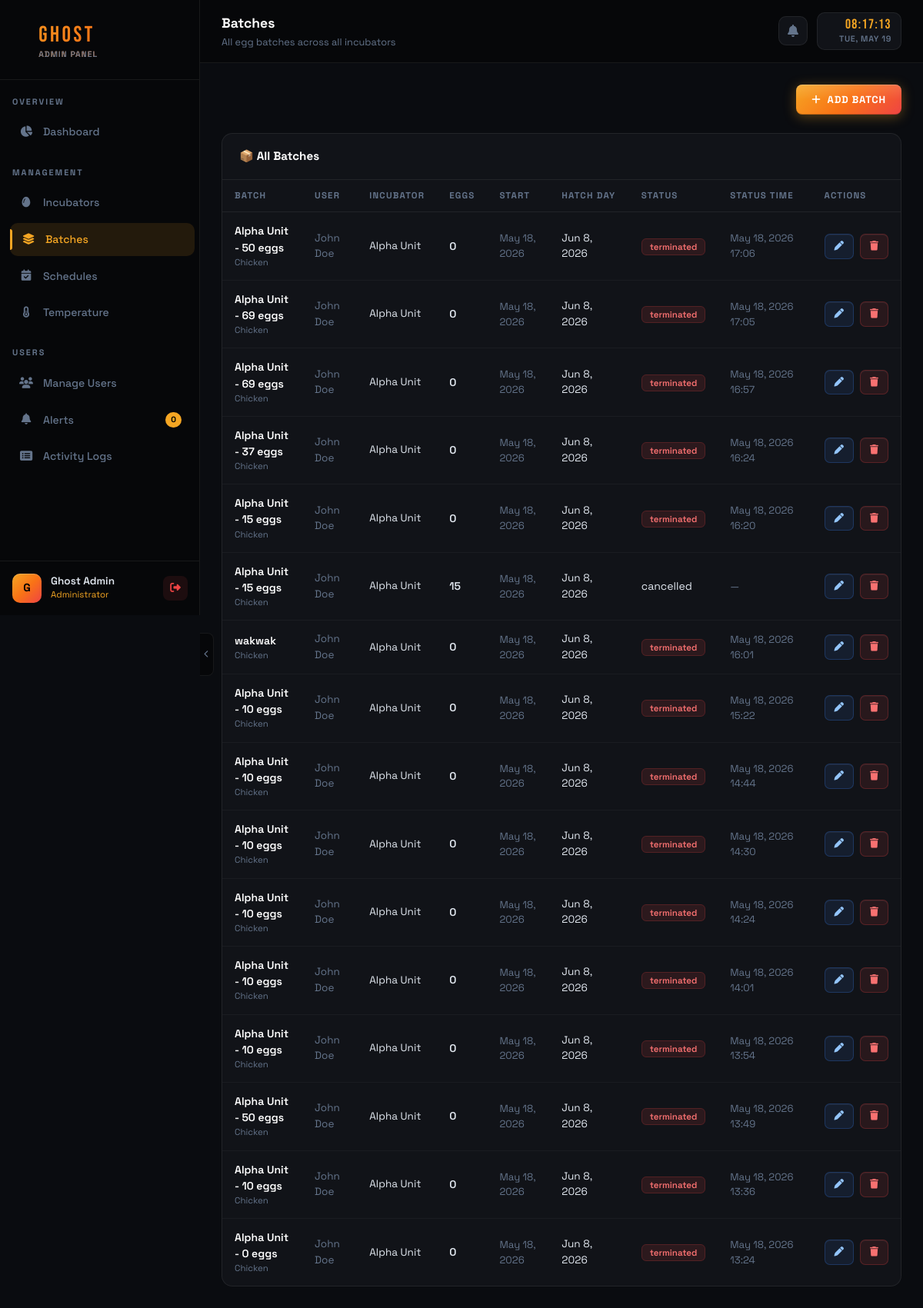
/admin/batches.php (signed in), run on the app's committed database.
### tables this page shows
CREATE TABLE `batches` (
  `id` int(11) NOT NULL,
  `incubator_id` int(11) NOT NULL,
  `user_id` int(11) NOT NULL,
  `batch_name` varchar(100) NOT NULL,
  `egg_type` varchar(100) DEFAULT 'Chicken',
  `egg_count` int(11) DEFAULT 0,
  `start_date` date NOT NULL,
  `expected_hatch_date` date NOT NULL,
  `status` enum('scheduled','incubating','completed','terminated','hatched','failed','cancelled') DEFAULT 'incubating',
  `notes` text DEFAULT NULL,
  `created_at` timestamp NOT NULL DEFAULT current_timestamp(),
  `completed_at` datetime DEFAULT NULL,
  `terminated_at` datetime DEFAULT NULL
);

CREATE TABLE `users` (
  `id` int(11) NOT NULL,
  `full_name` varchar(100) NOT NULL,
  `email` varchar(150) NOT NULL,
  `password` varchar(255) NOT NULL,
  `profile_pic` varchar(255) DEFAULT NULL,
  `phone` varchar(20) DEFAULT NULL,
  `status` enum('active','inactive','suspended') DEFAULT 'active',
  `created_at` timestamp NOT NULL DEFAULT current_timestamp(),
  `updated_at` timestamp NOT NULL DEFAULT current_timestamp() ON UPDATE current_timestamp()
);

CREATE TABLE `incubators` (
  `id` int(11) NOT NULL,
  `name` varchar(100) NOT NULL,
  `model` varchar(100) DEFAULT NULL,
  `capacity` int(11) DEFAULT 0,
  `location` varchar(255) DEFAULT NULL,
  `status` enum('active','idle','maintenance','error') DEFAULT 'idle',
  `owner_id` int(11) DEFAULT NULL,
  `created_at` timestamp NOT NULL DEFAULT current_timestamp(),
  `updated_at` timestamp NOT NULL DEFAULT current_timestamp() ON UPDATE current_timestamp()
);

### includes/config.php (called while the page is built, shortened)
<?php
function getDB() {
    static $pdo = null;
    if ($pdo === null) {
        try {
            $pdo = new PDO(
                "mysql:host=" . DB_HOST . ";dbname=" . DB_NAME . ";charset=utf8",
                DB_USER,
                DB_PASS,
                array(
                    PDO::ATTR_ERRMODE            => PDO::ERRMODE_EXCEPTION,
                    PDO::ATTR_DEFAULT_FETCH_MODE => PDO::FETCH_ASSOC,
                    PDO::ATTR_EMULATE_PREPARES   => false
                )
            );
        } catch (PDOException $e) {
            die(json_encode(array('success' => false, 'message' => 'Database connection failed: ' . $e->getMessage())));
        }
    }
    return $pdo;
}
function getCurrentAdmin() {
    $pdo  = getDB();
    $stmt = $pdo->prepare("SELECT * FROM admins WHERE id = ?");
    $stmt->execute(array($_SESSION['admin_id']));
    return $stmt->fetch();
}

### admin/batches.php (the view, shortened to what this page needs)
<?php
$pageTitle = 'Batches';
$pageSubtitle = 'All egg batches across all incubators';
$activePage = 'batches';
require_once 'header.php';
$pdo = getDB();
$batches = $pdo->query("SELECT b.*, i.name as incubator_name, u.full_name as user_name FROM batches b JOIN incubators i ON b.incubator_id=i.id JOIN users u ON b.user_id=u.id ORDER BY b.created_at DESC")->fetchAll();
?>
<div class="d-flex justify-content-end mb-4">
  <button class="btn-ghost" data-bs-toggle="modal" data-bs-target="#addBatchModal"><i class="fas fa-plus me-2"></i>Add Batch</button>
</div>
<div class="ghost-panel">
  <div class="ghost-panel-header"><span class="ghost-panel-title">📦 All Batches</span></div>
  <div class="ghost-panel-body p-0">
    <table class="ghost-table">
      <thead><tr><th>Batch</th><th>User</th><th>Incubator</th><th>Eggs</th><th>Start</th><th>Hatch Day</th><th>Status</th><th>Status Time</th><th>Actions</th></tr></thead>
      <tbody>
      <?php foreach($batches as $b): $days=max(0,round((strtotime($b['expected_hatch_date'])-time())/86400));
        $statusTime = null;
        if ($b['status'] === 'terminated') { $statusTime = $b['terminated_at'] ?? null; }
      ?>
        <tr>
          <td><div style="font-weight:600;color:white;"><?= htmlspecialchars($b['batch_name']) ?></div><div style="font-size:.72rem;color:var(--ghost-muted);"><?= $b['egg_type'] ?></div></td>
          <td style="font-size:.85rem;color:var(--ghost-muted);"><?= htmlspecialchars($b['user_name']) ?></td>
          <td style="font-size:.85rem;"><?= htmlspecialchars($b['incubator_name']) ?></td>
          <td style="font-weight:600;"><?= $b['egg_count'] ?></td>
          <td style="font-size:.82rem;color:var(--ghost-muted);"><?= date('M j, Y',strtotime($b['start_date'])) ?></td>
          <td><div style="font-size:.85rem;"><?= date('M j, Y',strtotime($b['expected_hatch_date'])) ?></div></td>
          <td><span class="badge-<?= $b['status'] ?>"><?= $b['status'] ?></span></td>
          <td style="font-size:.82rem;color:var(--ghost-muted);">
            <?= $statusTime ? date('M j, Y H:i', strtotime($statusTime)) : '—' ?>
          </td>
          <td><div class="d-flex gap-2">
            <button class="btn-edit-ghost" onclick="editBatch(<?= htmlspecialchars(json_encode($b)) ?>)"><i class="fas fa-pen"></i></button>
            <button class="btn-danger-ghost" onclick="deleteBatch(<?= $b['id'] ?>)"><i class="fas fa-trash"></i></button>
          </div></td>
        </tr>
      <?php endforeach; ?>
      </tbody>
    </table>
  </div>
</div>
<?php require_once 'footer.php'; ?>

### admin/header.php (shortened to what this page needs)
<?php require_once '../includes/config.php'; requireAdmin(); $admin = getCurrentAdmin(); ?>
<!DOCTYPE html>
<html lang="en">
<head>
<link href="https://cdnjs.cloudflare.com/ajax/libs/bootstrap/5.3.2/css/bootstrap.min.css" rel="stylesheet">
<link href="https://cdnjs.cloudflare.com/ajax/libs/font-awesome/6.5.0/css/all.min.css" rel="stylesheet">
<link href="https://cdnjs.cloudflare.com/ajax/libs/Chart.js/4.4.1/chart.min.css" rel="stylesheet">
</head>
<body>
<div id="sidebarPull" onclick="toggleSidebarCollapse()" title="Toggle sidebar">
  <i class="fas fa-chevron-left"></i>
</div>
<nav id="sidebar">
  <div class="sidebar-inner">
  <div class="sidebar-brand">
    <i class="fas fa-egg" style="font-size:1.4rem;opacity:0.8;"></i>
    <div>
      GHOST
      <span class="sidebar-brand-sub">Admin Panel</span>
    </div>
  </div>
  <div class="sidebar-section">Overview</div>
  <div class="nav-item"><a href="dashboard.php" class="nav-link-ghost <?= ($activePage??'')=='dashboard'?'active':'' ?>"><span class="nav-icon"><i class="fas fa-chart-pie"></i></span> Dashboard</a></div>
  <div class="sidebar-section">Management</div>
  <div class="nav-item"><a href="incubators.php" class="nav-link-ghost <?= ($activePage??'')=='incubators'?'active':'' ?>"><span class="nav-icon"><i class="fas fa-egg"></i></span> Incubators</a></div>
  <div class="nav-item"><a href="batches.php" class="nav-link-ghost <?= ($activePage??'')=='batches'?'active':'' ?>"><span class="nav-icon"><i class="fas fa-layer-group"></i></span> Batches</a></div>
  <div class="nav-item"><a href="schedules.php" class="nav-link-ghost <?= ($activePage??'')=='schedules'?'active':'' ?>"><span class="nav-icon"><i class="fas fa-calendar-check"></i></span> Schedules</a></div>
  <div class="nav-item"><a href="temperature.php" class="nav-link-ghost <?= ($activePage??'')=='temperature'?'active':'' ?>"><span class="nav-icon"><i class="fas fa-thermometer-half"></i></span> Temperature</a></div>
  <div class="sidebar-section">Users</div>
  <div class="nav-item"><a href="users.php" class="nav-link-ghost <?= ($activePage??'')=='users'?'active':'' ?>"><span class="nav-icon"><i class="fas fa-users"></i></span> Manage Users</a></div>
  <div class="nav-item"><a href="alerts.php" class="nav-link-ghost <?= ($activePage??'')=='alerts'?'active':'' ?>"><span class="nav-icon"><i class="fas fa-bell"></i></span> Alerts <span class="badge-count" id="alertCount">0</span></a></div>
  <div class="nav-item"><a href="logs.php" class="nav-link-ghost <?= ($activePage??'')=='logs'?'active':'' ?>"><span class="nav-icon"><i class="fas fa-list-alt"></i></span> Activity Logs</a></div>
  <div class="sidebar-user">
    <div class="user-avatar"><?= strtoupper(substr($admin['full_name'],0,1)) ?></div>
    <div><div class="user-name"><?= htmlspecialchars($admin['full_name']) ?></div><div class="user-role">Administrator</div></div>
    <button onclick="document.getElementById('logoutModal').style.display='flex'" class="logout-btn" title="Logout" style="border:none;"><i class="fas fa-sign-out-alt" style="font-size:0.85rem;"></i></button>
  </div>
  </div>
</nav>
<div id="main">
  <div class="topbar">
    <div>
      <div class="topbar-title"><?= $pageTitle ?? 'Dashboard' ?></div>
      <div class="topbar-sub"><?= $pageSubtitle ?? 'GHOST Incubator System' ?></div>
    </div>
    <div class="topbar-right">
      <div class="alert-bell" onclick="window.location.href='alerts.php'"><i class="fas fa-bell"></i><span class="bell-dot" id="bellDot" style="display:none"></span></div>
      <div class="topbar-clock">
        <div class="clock-time" id="clockTime">--:--:--</div>
        <div class="clock-date" id="clockDate">--- -- ----</div>
      </div>
    </div>
  </div>
  <div class="page-content">

### admin/footer.php (shortened to what this page needs)
  </div>
</div>
</body>
</html>

### admin/footer.php (style rules this page uses)
.btn-ghost,.btn-edit-ghost,.btn-danger-ghost { position:relative;overflow:hidden; }

### data on the page
batches: batch_name "Alpha Unit - 50 eggs", egg_type "Chicken", user.full_name "John Doe", incubator.name "Alpha Unit", egg_count "0", start_date "May 18, 2026", expected_hatch_date "Jun 8, 2026", status "terminated", terminated_at "May 18, 2026 17:06"
batches: batch_name "Alpha Unit - 69 eggs", egg_type "Chicken", user.full_name "John Doe", incubator.name "Alpha Unit", egg_count "0", start_date "May 18, 2026", expected_hatch_date "Jun 8, 2026", status "terminated", terminated_at "May 18, 2026 17:05"
batches: batch_name "Alpha Unit - 69 eggs", egg_type "Chicken", user.full_name "John Doe", incubator.name "Alpha Unit", egg_count "0", start_date "May 18, 2026", expected_hatch_date "Jun 8, 2026", status "terminated", terminated_at "May 18, 2026 16:57"
batches: batch_name "Alpha Unit - 37 eggs", egg_type "Chicken", user.full_name "John Doe", incubator.name "Alpha Unit", egg_count "0", start_date "May 18, 2026", expected_hatch_date "Jun 8, 2026", status "terminated", terminated_at "May 18, 2026 16:24"
batches: batch_name "Alpha Unit - 15 eggs", egg_type "Chicken", user.full_name "John Doe", incubator.name "Alpha Unit", egg_count "0", start_date "May 18, 2026", expected_hatch_date "Jun 8, 2026", status "terminated", terminated_at "May 18, 2026 16:20"
batches: batch_name "Alpha Unit - 15 eggs", egg_type "Chicken", user.full_name "John Doe", incubator.name "Alpha Unit", egg_count "15", start_date "May 18, 2026", expected_hatch_date "Jun 8, 2026", status "cancelled"
batches: batch_name "wakwak", egg_type "Chicken", user.full_name "John Doe", incubator.name "Alpha Unit", egg_count "0", start_date "May 18, 2026", expected_hatch_date "Jun 8, 2026", status "terminated", terminated_at "May 18, 2026 16:01"
batches: batch_name "Alpha Unit - 10 eggs", egg_type "Chicken", user.full_name "John Doe", incubator.name "Alpha Unit", egg_count "0", start_date "May 18, 2026", expected_hatch_date "Jun 8, 2026", status "terminated", terminated_at "May 18, 2026 15:22"
batches: batch_name "Alpha Unit - 10 eggs", egg_type "Chicken", user.full_name "John Doe", incubator.name "Alpha Unit", egg_count "0", start_date "May 18, 2026", expected_hatch_date "Jun 8, 2026", status "terminated", terminated_at "May 18, 2026 14:44"
batches: batch_name "Alpha Unit - 10 eggs", egg_type "Chicken", user.full_name "John Doe", incubator.name "Alpha Unit", egg_count "0", start_date "May 18, 2026", expected_hatch_date "Jun 8, 2026", status "terminated", terminated_at "May 18, 2026 14:30"
batches: batch_name "Alpha Unit - 10 eggs", egg_type "Chicken", user.full_name "John Doe", incubator.name "Alpha Unit", egg_count "0", start_date "May 18, 2026", expected_hatch_date "Jun 8, 2026", status "terminated", terminated_at "May 18, 2026 14:24"
batches: batch_name "Alpha Unit - 10 eggs", egg_type "Chicken", user.full_name "John Doe", incubator.name "Alpha Unit", egg_count "0", start_date "May 18, 2026", expected_hatch_date "Jun 8, 2026", status "terminated", terminated_at "May 18, 2026 14:01"
batches: batch_name "Alpha Unit - 10 eggs", egg_type "Chicken", user.full_name "John Doe", incubator.name "Alpha Unit", egg_count "0", start_date "May 18, 2026", expected_hatch_date "Jun 8, 2026", status "terminated", terminated_at "May 18, 2026 13:54"
batches: batch_name "Alpha Unit - 50 eggs", egg_type "Chicken", user.full_name "John Doe", incubator.name "Alpha Unit", egg_count "0", start_date "May 18, 2026", expected_hatch_date "Jun 8, 2026", status "terminated", terminated_at "May 18, 2026 13:49"
batches: batch_name "Alpha Unit - 10 eggs", egg_type "Chicken", user.full_name "John Doe", incubator.name "Alpha Unit", egg_count "0", start_date "May 18, 2026", expected_hatch_date "Jun 8, 2026", status "terminated", terminated_at "May 18, 2026 13:36"
batches: batch_name "Alpha Unit - 0 eggs", egg_type "Chicken", user.full_name "John Doe", incubator.name "Alpha Unit", egg_count "0", start_date "May 18, 2026", expected_hatch_date "Jun 8, 2026", status "terminated", terminated_at "May 18, 2026 13:24"

### other printed values
substr($admin['full_name'],0,1) "G"
$admin['full_name'] "Ghost Admin"
$pageTitle "Batches"
$pageSubtitle "All egg batches across all incubators"
